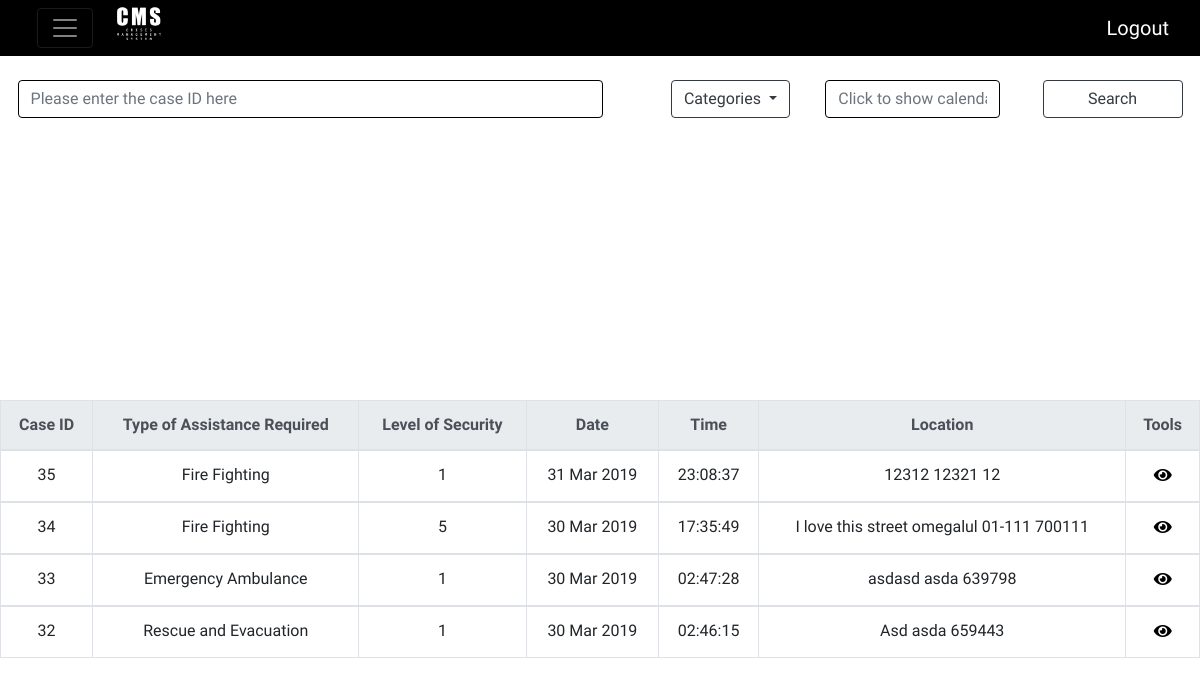
/cms/ (signed in), run on an earlier commit of the app's database.
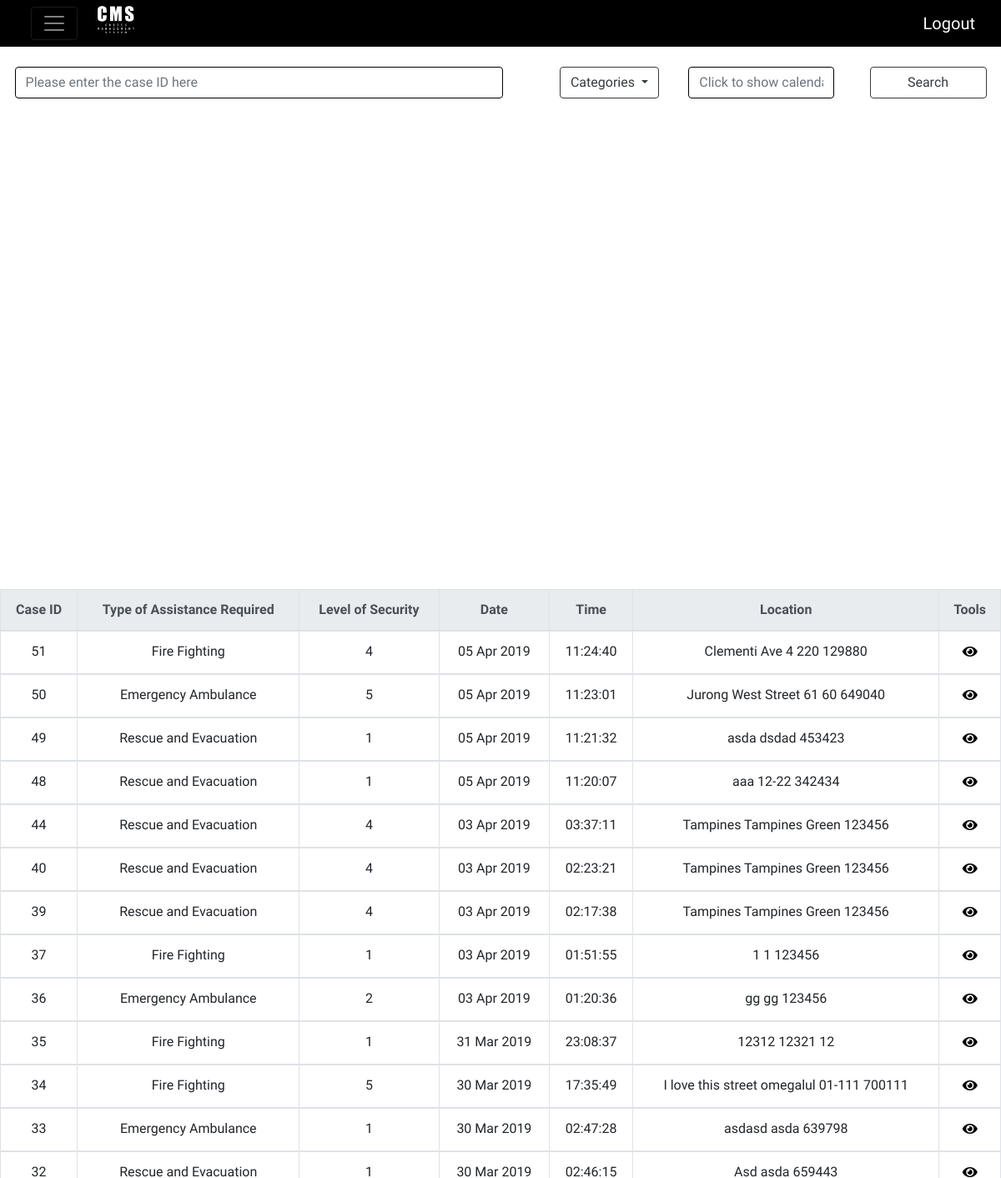
And on a later commit of the database.
### cms/models.py (models this page shows)
class Incident(models.Model):
	Fire = 'FIR'
	Haze = 'HAZ'
	Bird = 'BIR'
	Tsunami = 'TSU'
	Aftershock = 'AFT'
	Terrorist = 'TER'
	INCIDENT_TYPE_CHOICES = (
		(Fire,'Fire outbreak'),
		(Haze, 'Haze'),
		(Bird, 'Bird flu outbreak'),
		(Tsunami, 'Tsunami'),
		(Aftershock, 'Earthquake Aftershock'),
		(Terrorist, 'Terrorist Activity')
	)
	id = models.AutoField(primary_key=True)
	submitter = models.ForeignKey(
		User,
		on_delete=models.CASCADE,
		null=True)
	caller = models.CharField(
		max_length=50,
		default='Anonymous')
	message = models.CharField(
		max_length=100,
		default='All is good')
	mobile_number = models.CharField(
		max_length = 15,
		default = '0000 0000')
	incident_type = models.CharField(
		max_length=3,
		choices=INCIDENT_TYPE_CHOICES,
		)
	incident_date = models.DateTimeField('date incident happens',
											auto_now_add=True)
	assistance_type = models.ForeignKey(
		Assistance,
		on_delete=models.CASCADE)
	severity = models.IntegerField(default=1,
		choices=(
			(1,'1'),
			(2,'2'),
			(3,'3'),
			(4,'4'),
			(5,'5'),
			))
	location = models.TextField(default ='Singapore')
	is_closed = models.BooleanField(default=False)
	incident_closed_date = models.DateTimeField(null=True)
	lat = models.FloatField(null=True)
	long = models.FloatField(null=True)
	class Meta:
		ordering = ["-incident_date"]

class Assistance(models.Model):
	number = models.CharField(
		max_length=8)
	name = models.CharField(
		max_length=50)
	def __str__(self):
		return self.name

### cms/views.py (the view)
# urls.py: path('', views.IndexView.as_view(), name='home'),
class IndexView(LoginRequiredMixin, generic.ListView):
	model = Incident
	context_object_name = 'incident_list'
	template_name = 'cms/index.html'
	conditions ={
		"severity": "severity",
		"date" : "incident_date__date"
	}
	def get_context_data(self, **kwargs):
		context = super().get_context_data(**kwargs)
		context['filter'] = IncidentFilter(self.request.GET,queryset=Incident.objects.filter(is_closed = False))
		return context

### cms/templates/cms/index.html (shortened to what this page needs)
{% include "cms/nav bar.html" %}
{% block content %}
{% load tz %}
{% load static %}
{% load staticfiles %}
<html>
<head>
	<link rel="stylesheet" href="https://use.fontawesome.com/releases/v5.7.2/css/all.css">
	<link rel="stylesheet" href="http://code.jquery.com/ui/1.11.0/themes/smoothness/jquery-ui.css">
</head>
<body>
	<div class="container-fluid">
	<form id="filter" method="GET">
		<div class="row" style="margin-top: 2%;">
			<div class="col-md-6">
				<input type="text" class="form-control" placeholder="Please enter the case ID here" name="id" id="id_id" autocomplete="off" style="border:1px solid black;">
			</div>
			<div class="col-md-2 text-right">
				<div class="dropdown">
						<button class="btn btn-outline-dark dropdown-toggle" type="button" id="dropdownMenuButton" data-toggle="dropdown" aria-haspopup="true" aria-expanded="false">
							Categories
						</button>
				</div>
			</div>
			<div class="col-md-2 text-center" >
					<input type="text" name="incident_day" value="" class="datepicker form-control" id="id_incident_day" autocomplete="off" style="border:1px solid black" placeholder="Click to show calendar">
			</div>
			<div class="col-md-2 text-center">
					<button type="submit" class="btn btn-outline-dark" id="search">Search</button>
			</div>
		</div>
		<div id="assistance-menu">
			<div class="row">
				<div class="col-md-9">
				</div>
				<div class="col-md-3">
			</div>
			</div>
		</div>
		</form>
	{% if incident_list %}
		<table class = "table table-bordered table-hover" id="maintable">
			<thead class="thead-light">
				<tr>
					<th scope="col" onclick="sort(0)">Case ID</th>
					<th scope="col">Type of Assistance Required</th>
					<th scope="col" onclick="sort(2)">Level of Security</th>
					<th scope="col" onclick="sort(3)">Date</th>
					<th scope="col" onclick="sort(4)">Time</th>
					<th scope="col">Location</th>
					<th scope="col">Tools</th>
				</tr>
			</thead>
			{%for incident in filter.qs %}
			<tbody>
			<tr id = "rowid">
				<td>{{ incident.id }}</td>
				<td>{{ incident.assistance_type }}</td>
				<td>{{ incident.severity }}</td>
				{% timezone "Asia/Singapore" %}
				<td>{{ incident.incident_date|date:"d M Y" }}</td>
				<td>{{ incident.incident_date|date:"H:i:s"}}</td>
				{% endtimezone %}
				<td>{{incident.location}}</td>
				<td style="text-align: center;">
					<button class= "case-detail" btn data-id="{% url 'cms:case' incident.pk %}" ><i class="fas fa-eye"></i>
					</button>
				</td>
			</tr>
			{% empty %}
		    	<script>
		    		document.getElementById("message").style.display = "block";
		    		document.getElementById("message").innerHTML = "No Incident found. Please choose a different category or value.";
		    	</script>
			{% endfor %}
			</tbody>
		</table>
	{% else %}
		<p>No incidents are available.</p>
	{% endif %}
	</div>
</body>
{% endblock %}
</html>

### cms/templates/cms/nav bar.html (shortened to what this page needs)
<!DOCTYPE html>
<html lang="en">
<head>
	{% load staticfiles %}
	<link rel="stylesheet" href="{% static 'cms/css/bootstrap.min.css' %}" type='text/css' />
	<link rel="stylesheet" href="https://use.fontawesome.com/releases/v5.7.2/css/all.css"
>
</head>
</head>
<body>
	<div class="container-fluid">
		<nav class="navbar navbar-dark" id="navbar">
			<div class="col-sm-1 text-center">
				<button class="navbar-toggler" type="button" data-toggle="collapse" data-target="#navbarToggleExternalContent"
					aria-controls="navbarToggleExternalContent" aria-expanded="false" aria-label="Toggle navigation">
					<span class="navbar-toggler-icon" onclick="openNav()"></span>
				</button>
			</div>
			<div class="col-md-9 text-left">
				<a class="navbar-brand" href="{% url 'cms:home' %}">
					<img src="{% static 'cms/dfcg.png' %}" class="img-responsive center-block" id="logo" >
				</a>
			</div>
			<div class="col-md-2">
				<a href="{% url 'cms:login' %}" style="float:right;" class="logout">Logout</a>
			</div>
		</nav>
	</div>
</body>

### cms/templates/cms/nav bar.html (style rules this page uses)
.container-fluid { font-family: 'Roboto Condensed', sans-serif; }
#logo { width: 15%; position: absolute; padding: 0; top: -110%; left: -5%; }
nav a { color: white; font-size: 20px; padding: 0px; }
.navbar-toggler { border: 1px solid black; }
.container-fluid { padding: 0; }
#navbar { background-color: #000000; }

### cms/templates/cms/index.html (style rules this page uses)
table { position: absolute; top: 50%; text-align: center; }
input[type=text] { position: relative; left: 3%; }
#search { width: 80%; }
.case-detail { border: none; background: none; cursor: pointer; }
th { cursor: pointer; }

What changed in the data, as far as the page shows it:
added Incident: id "51", assistance_type "Fire Fighting", severity "4", incident_date "05 Apr 2019", incident_date "11:24:40", location "Clementi Ave 4 220 129880"
added Incident: id "50", assistance_type "Emergency Ambulance", severity "5", incident_date "05 Apr 2019", incident_date "11:23:01", location "Jurong West Street 61 60 649040"
added Incident: id "49", assistance_type "Rescue and Evacuation", severity "1", incident_date "05 Apr 2019", incident_date "11:21:32", location "asda dsdad 453423"
added Incident: id "48", assistance_type "Rescue and Evacuation", severity "1", incident_date "05 Apr 2019", incident_date "11:20:07", location "aaa 12-22 342434"
added Incident: id "44", assistance_type "Rescue and Evacuation", severity "4", incident_date "03 Apr 2019", incident_date "03:37:11", location "Tampines Tampines Green 123456"
added Incident: id "40", assistance_type "Rescue and Evacuation", severity "4", incident_date "03 Apr 2019", incident_date "02:23:21", location "Tampines Tampines Green 123456"
added Incident: id "39", assistance_type "Rescue and Evacuation", severity "4", incident_date "03 Apr 2019", incident_date "02:17:38", location "Tampines Tampines Green 123456"
added Incident: id "37", assistance_type "Fire Fighting", severity "1", incident_date "03 Apr 2019", incident_date "01:51:55", location "1 1 123456"
added Incident: id "36", assistance_type "Emergency Ambulance", severity "2", incident_date "03 Apr 2019", incident_date "01:20:36", location "gg gg 123456"
